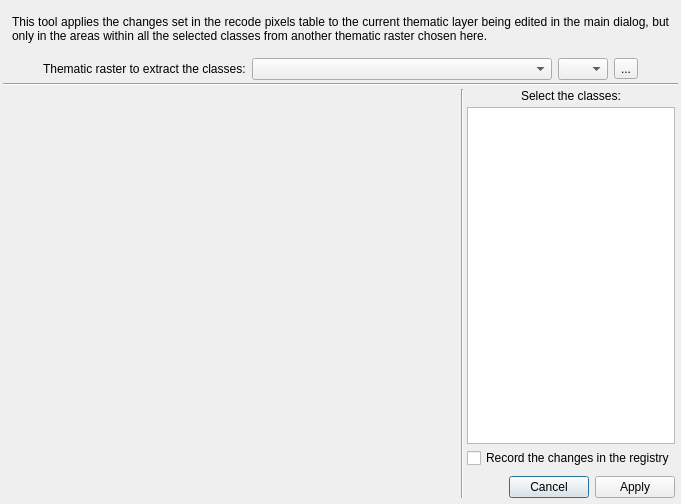
<?xml version="1.0" encoding="UTF-8"?>
<ui version="4.0">
 <class>Dialog</class>
 <widget class="QDialog" name="Dialog">
  <property name="geometry">
   <rect>
    <x>0</x>
    <y>0</y>
    <width>681</width>
    <height>504</height>
   </rect>
  </property>
  <property name="windowTitle">
   <string>ThRasE - Apply within selected classes</string>
  </property>
  <layout class="QVBoxLayout" name="verticalLayout">
   <property name="spacing">
    <number>3</number>
   </property>
   <property name="leftMargin">
    <number>3</number>
   </property>
   <property name="topMargin">
    <number>3</number>
   </property>
   <property name="rightMargin">
    <number>3</number>
   </property>
   <property name="bottomMargin">
    <number>3</number>
   </property>
   <item>
    <widget class="QgsMessageBar" name="MsgBar">
     <property name="sizePolicy">
      <sizepolicy hsizetype="Minimum" vsizetype="Fixed">
       <horstretch>0</horstretch>
       <verstretch>0</verstretch>
      </sizepolicy>
     </property>
     <property name="frameShape">
      <enum>QFrame::NoFrame</enum>
     </property>
     <property name="lineWidth">
      <number>0</number>
     </property>
    </widget>
   </item>
   <item>
    <widget class="QWidget" name="widget_3" native="true">
     <layout class="QVBoxLayout" name="verticalLayout_3">
      <property name="bottomMargin">
       <number>12</number>
      </property>
      <item>
       <widget class="QLabel" name="label_2">
        <property name="text">
         <string>This tool applies the changes set in the recode pixels table to the current thematic layer being edited in the main dialog, but only in the areas within all the selected classes from another thematic raster chosen here.</string>
        </property>
        <property name="alignment">
         <set>Qt::AlignJustify|Qt::AlignVCenter</set>
        </property>
        <property name="wordWrap">
         <bool>true</bool>
        </property>
       </widget>
      </item>
     </layout>
    </widget>
   </item>
   <item>
    <widget class="QWidget" name="widget_6" native="true">
     <layout class="QHBoxLayout" name="horizontalLayout_12">
      <property name="leftMargin">
       <number>0</number>
      </property>
      <property name="topMargin">
       <number>0</number>
      </property>
      <property name="rightMargin">
       <number>0</number>
      </property>
      <property name="bottomMargin">
       <number>0</number>
      </property>
      <item>
       <spacer name="horizontalSpacer_2">
        <property name="orientation">
         <enum>Qt::Horizontal</enum>
        </property>
        <property name="sizeHint" stdset="0">
         <size>
          <width>40</width>
          <height>20</height>
         </size>
        </property>
       </spacer>
      </item>
      <item>
       <widget class="QLabel" name="label">
        <property name="text">
         <string>Thematic raster to extract the classes:</string>
        </property>
       </widget>
      </item>
      <item>
       <widget class="QgsMapLayerComboBox" name="QCBox_ThematicFile">
        <property name="sizePolicy">
         <sizepolicy hsizetype="Fixed" vsizetype="Fixed">
          <horstretch>0</horstretch>
          <verstretch>0</verstretch>
         </sizepolicy>
        </property>
        <property name="minimumSize">
         <size>
          <width>300</width>
          <height>0</height>
         </size>
        </property>
        <property name="allowEmptyLayer">
         <bool>true</bool>
        </property>
       </widget>
      </item>
      <item>
       <widget class="QComboBox" name="QCBox_band_ThematicFile">
        <property name="toolTip">
         <string>Select the band</string>
        </property>
        <property name="maximumSize">
         <size>
          <width>50</width>
          <height>16777215</height>
         </size>
        </property>
        <property name="minimumContentsLength">
         <number>1</number>
        </property>
       </widget>
      </item>
      <item>
       <widget class="QToolButton" name="QPBtn_BrowseThematicFile">
        <property name="text">
         <string>...</string>
        </property>
       </widget>
      </item>
      <item>
       <spacer name="horizontalSpacer">
        <property name="orientation">
         <enum>Qt::Horizontal</enum>
        </property>
        <property name="sizeHint" stdset="0">
         <size>
          <width>40</width>
          <height>20</height>
         </size>
        </property>
       </spacer>
      </item>
     </layout>
    </widget>
   </item>
   <item>
    <widget class="Line" name="line_2">
     <property name="orientation">
      <enum>Qt::Horizontal</enum>
     </property>
    </widget>
   </item>
   <item>
    <widget class="QWidget" name="widget" native="true">
     <layout class="QHBoxLayout" name="horizontalLayout">
      <property name="spacing">
       <number>3</number>
      </property>
      <property name="leftMargin">
       <number>3</number>
      </property>
      <property name="topMargin">
       <number>0</number>
      </property>
      <property name="rightMargin">
       <number>3</number>
      </property>
      <property name="bottomMargin">
       <number>3</number>
      </property>
      <item>
       <widget class="RenderWidget" name="render_widget" native="true">
        <property name="sizePolicy">
         <sizepolicy hsizetype="Expanding" vsizetype="Expanding">
          <horstretch>4</horstretch>
          <verstretch>0</verstretch>
         </sizepolicy>
        </property>
       </widget>
      </item>
      <item>
       <widget class="Line" name="line">
        <property name="orientation">
         <enum>Qt::Vertical</enum>
        </property>
       </widget>
      </item>
      <item>
       <widget class="QWidget" name="TableBlock" native="true">
        <layout class="QVBoxLayout" name="verticalLayout_2">
         <property name="spacing">
          <number>4</number>
         </property>
         <property name="leftMargin">
          <number>0</number>
         </property>
         <property name="topMargin">
          <number>0</number>
         </property>
         <property name="rightMargin">
          <number>0</number>
         </property>
         <property name="bottomMargin">
          <number>0</number>
         </property>
         <item>
          <widget class="QLabel" name="label_3">
           <property name="text">
            <string>Select the classes:</string>
           </property>
           <property name="alignment">
            <set>Qt::AlignCenter</set>
           </property>
           <property name="wordWrap">
            <bool>false</bool>
           </property>
          </widget>
         </item>
         <item>
          <widget class="QTableWidget" name="PixelTable">
           <property name="sizePolicy">
            <sizepolicy hsizetype="Ignored" vsizetype="Expanding">
             <horstretch>0</horstretch>
             <verstretch>0</verstretch>
            </sizepolicy>
           </property>
          </widget>
         </item>
         <item>
          <widget class="QCheckBox" name="RecordChangesInRegistry">
           <property name="toolTip">
            <string>&lt;html&gt;&lt;head/&gt;&lt;body&gt;&lt;p&gt;Add the changes that will be applied here to the ThRasE registry.&lt;/p&gt;&lt;/body&gt;&lt;/html&gt;</string>
           </property>
           <property name="text">
            <string>Record the changes in the registry</string>
           </property>
          </widget>
         </item>
         <item>
          <widget class="QWidget" name="widget_2" native="true"/>
         </item>
         <item>
          <widget class="QDialogButtonBox" name="DialogButtons">
           <property name="standardButtons">
            <set>QDialogButtonBox::Apply|QDialogButtonBox::Cancel</set>
           </property>
          </widget>
         </item>
        </layout>
       </widget>
      </item>
     </layout>
    </widget>
   </item>
  </layout>
 </widget>
 <customwidgets>
  <customwidget>
   <class>QgsMapLayerComboBox</class>
   <extends>QComboBox</extends>
   <header>qgsmaplayercombobox.h</header>
  </customwidget>
  <customwidget>
   <class>QgsMessageBar</class>
   <extends>QFrame</extends>
   <header>qgis.gui</header>
   <container>1</container>
  </customwidget>
  <customwidget>
   <class>RenderWidget</class>
   <extends>QWidget</extends>
   <header>ThRasE.gui.render_widget</header>
   <container>1</container>
  </customwidget>
 </customwidgets>
 <resources/>
 <connections>
  <connection>
   <sender>DialogButtons</sender>
   <signal>rejected()</signal>
   <receiver>Dialog</receiver>
   <slot>reject()</slot>
   <hints>
    <hint type="sourcelabel">
     <x>1011</x>
     <y>666</y>
    </hint>
    <hint type="destinationlabel">
     <x>1069</x>
     <y>592</y>
    </hint>
   </hints>
  </connection>
 </connections>
</ui>
